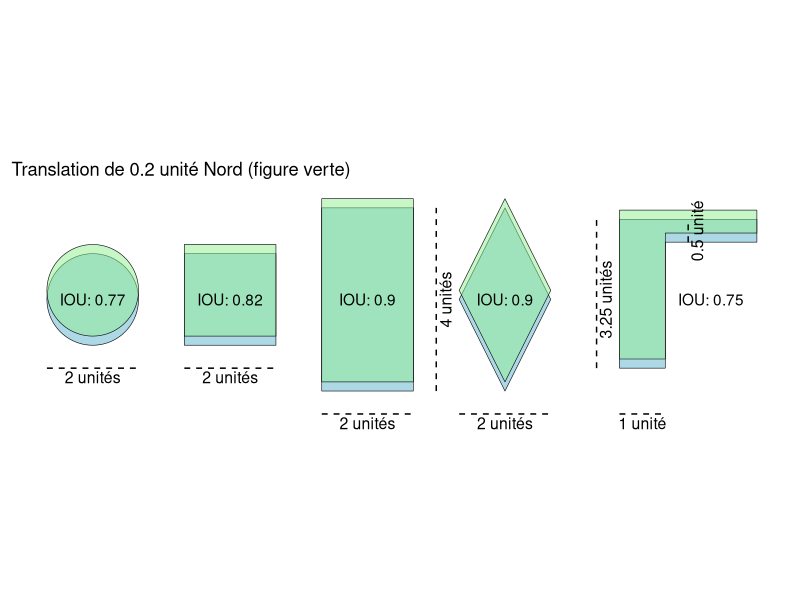
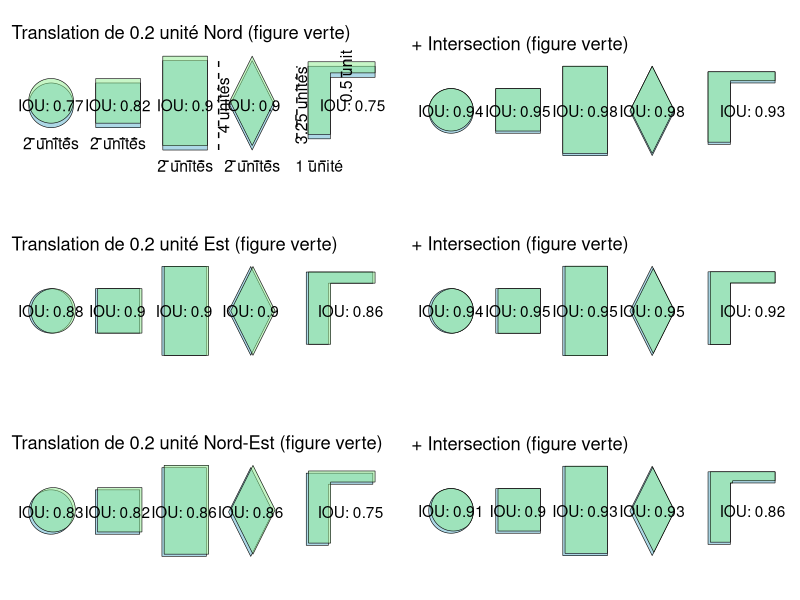

These figures' R source, in order: (Note: this script raises an error after producing the figures.)
## ---- chunk 1
knitr::opts_chunk$set(echo = TRUE)
rm(list = ls())
## ---- chunk 2
library(sf)
library(ggplot2)
library(gridExtra)
## ---- chunk 3
calculate_iou <- function(geometry_avant, geometry_apres) {
  if (!st_is_empty(geometry_avant) & !st_is_empty(geometry_apres)) {
    
    intersection <- st_intersection(geometry_avant, geometry_apres)
    
    if (length(intersection) == 0) {
      return(0) # Si les géométries ne s'intersectent pas du tout, IoU est 0
    }
    
    area_intersection <- st_area(intersection)
    union <- st_union(geometry_avant, geometry_apres)
    area_union <- st_area(union)
    
    return(as.numeric(area_intersection / area_union))
  } else {
    return(NA)
  }
}

calculate_iou_ajust <- function(geometry_avant, geometry_apres) {
  if (!st_is_empty(geometry_avant) & !st_is_empty(geometry_apres)) {
    # Calculer l'ajustement de la géométrie_avant
    centroid_apres <- st_centroid(geometry_apres)
    centroid_avant <- st_centroid(geometry_avant)
    translation_vector <- st_coordinates(centroid_apres)[1, 1:2] - st_coordinates(centroid_avant)[1, 1:2]
    geometry_avant_ajust <- st_geometry(geometry_avant) + translation_vector
    iou_ajust <- calculate_iou(st_set_crs(geometry_avant_ajust, 2154), geometry_apres)
    
    return(iou_ajust)
  } else {
    return(NA)
  }
}
## ---- chunk 4
create_circle <- function(center, radius, n_points = 100) {
  angles <- seq(0, 2 * pi, length.out = n_points)
  circle_points <- cbind(center[1] + radius * cos(angles),
                         center[2] + radius * sin(angles))
  # Assurez-vous que le polygone est fermé en répétant le premier point à la fin
  circle_points <- rbind(circle_points, circle_points[1,])
  circle <- st_polygon(list(circle_points))
  return(circle)
}

create_square <- function(center, side_length) {
  half_side <- side_length / 2
  square <- st_polygon(list(rbind(c(center[1] - half_side, center[2] - half_side),
                                  c(center[1] + half_side, center[2] - half_side),
                                  c(center[1] + half_side, center[2] + half_side),
                                  c(center[1] - half_side, center[2] + half_side),
                                  c(center[1] - half_side, center[2] - half_side))))
  return(square)
}

create_square <- function(center, side_length) {
  half_side <- side_length / 2
  square <- st_polygon(list(rbind(c(center[1] - half_side, center[2] - half_side),
                                  c(center[1] + half_side, center[2] - half_side),
                                  c(center[1] + half_side, center[2] + half_side),
                                  c(center[1] - half_side, center[2] + half_side),
                                  c(center[1] - half_side, center[2] - half_side))))
  return(square)
}

create_rectangle <- function(center, width, height) {
  half_width <- width / 2
  half_height <- height / 2
  rectangle <- st_polygon(list(rbind(c(center[1] - half_width, center[2] - half_height),
                                     c(center[1] + half_width, center[2] - half_height),
                                     c(center[1] + half_width, center[2] + half_height),
                                     c(center[1] - half_width, center[2] + half_height),
                                     c(center[1] - half_width, center[2] - half_height))))
  return(rectangle)
}

create_diamond <- function(center, width, height) {
  half_width <- width / 2
  half_height <- height / 2
  diamond <- st_polygon(list(rbind(c(center[1], center[2] - half_height),
                                   c(center[1] + half_width, center[2]),
                                   c(center[1], center[2] + half_height),
                                   c(center[1] - half_width, center[2]),
                                   c(center[1], center[2] - half_height))))
  return(diamond)
}

## ---- chunk 5

# Définir les centres pour espacer les formes
centers_1 <- list(
  circle_center = c(0, 0),
  square_center = c(3, 0),
  rectangle_center = c(6, 0),
  diamond_center = c(9, 0),
  L_b_center = c(12, 0),
  L_h_center = c(13, 1.5)
)

centers_2 <- list(
  circle_center = c(0, 0.2),
  square_center = c(3, 0.2),
  rectangle_center = c(6, 0.2),
  diamond_center = c(9, 0.2),
  L_b_center = c(12, 0.2),
  L_h_center = c(13, 1.7)
)

# Créer les formes avec les centres espacés
circle_1 <- create_circle(centers_1$circle_center, radius = 1)
square_1 <- create_square(centers_1$square_center, side_length = 2)
rectangle_1 <- create_rectangle(centers_1$rectangle_center, width = 2, height = 4)
diamond_1 <- create_diamond(centers_1$diamond_center, width = 2, height = 4)
L_b <- create_rectangle(centers_1$L_b_center, width = 1, height = 3)
L_h <- create_rectangle(centers_1$L_h_center, width = 3, height = 0.5)

L_1 <- st_union(L_b, L_h)

geometries <- st_sfc(circle_1, square_1, rectangle_1, diamond_1, L_1, crs = 4326)
geometries_sf_1 <- st_sf(geometry = geometries)

circle_2 <- create_circle(centers_2$circle_center, radius = 1)
square_2 <- create_square(centers_2$square_center, side_length = 2)
rectangle_2 <- create_rectangle(centers_2$rectangle_center, width = 2, height = 4)
diamond_2 <- create_diamond(centers_2$diamond_center, width = 2, height = 4)
L_b <- create_rectangle(centers_2$L_b_center, width = 1, height = 3)
L_h <- create_rectangle(centers_2$L_h_center, width = 3, height = 0.5)

L_2 <- st_union(L_b, L_h)

geometries <- st_sfc(circle_2, square_2, rectangle_2, diamond_2, L_2, crs = 4326)
geometries_sf_2 <- st_sf(geometry = geometries)

iou <- list(
  circle = calculate_iou(circle_1, circle_2),
  square = calculate_iou(square_1, square_2),
  rectangle = calculate_iou(rectangle_1, rectangle_2),
  diamond = calculate_iou(rectangle_1, rectangle_2),
  L = calculate_iou(L_1, L_2)
)

# Affichage avec ggplot2
plot1 <- ggplot() +
  geom_sf(data = geometries_sf_1, fill = 'lightblue', color = 'black') +
  geom_sf(data = geometries_sf_2, fill = 'lightgreen', color = 'black', alpha = 0.5) +
  theme_minimal() +
  ggtitle("Translation de 0.2 unité Nord (figure verte)") +
  
  # Annotation pour le cercle (diamètre)
  geom_segment(aes(x = -1, y = -1.5, xend = 1, yend = -1.5), color = "black", linetype = "dashed") + 
  annotate("text", x = 0, y = -1.7, label = "2 unités", color = "black", size = 4) +
  
  # Annotation pour le carré (côté)
  geom_segment(aes(x = 2, y = -1.5, xend = 4, yend = -1.5), color = "black", linetype = "dashed") + 
  annotate("text", x = 3, y = -1.7, label = "2 unités", color = "black", size = 4) +
  
  # Annotation pour le rectangle (largeur et hauteur)
  geom_segment(aes(x = 5, y = -2.5, xend = 7, yend = -2.5), color = "black", linetype = "dashed") + 
  annotate("text", x = 6, y = -2.7, label = "2 unités", color = "black", size = 4) +
  geom_segment(aes(x = 7.5, y = -2, xend = 7.5, yend = 2), color = "black", linetype = "dashed") + 
  annotate("text", x = 7.7, y = 0, label = "4 unités", color = "black", size = 4, angle = 90) +
  
  # Annotation pour le losange (largeur et hauteur)
  geom_segment(aes(x = 8, y = -2.5, xend = 10, yend = -2.5), color = "black", linetype = "dashed") + 
  annotate("text", x = 9, y = -2.7, label = "2 unités", color = "black", size = 4) +
  
  # Annotation pour le L (largeur et hauteur)
  geom_segment(aes(x = 11, y = -1.5, xend = 11, yend = 1.75), color = "black", linetype = "dashed") + 
  annotate("text", x = 11.2, y = 0, label = "3.25 unités", color = "black", size = 4, angle = 90) +
  
  geom_segment(aes(x = 11.5, y = -2.5, xend = 12.5, yend = -2.5), color = "black", linetype = "dashed") + 
  annotate("text", x = 12, y = -2.7, label = "1 unité", color = "black", size = 4) +
  
  geom_segment(aes(x = 13, y = 1.25, xend = 13, yend = 1.75), color = "black", linetype = "dashed") + 
  annotate("text", x = 13.2, y = 1.5, label = "0.5 unité", color = "black", size = 4, angle = 90) +
  
  # Annotations des IOU
  annotate("text", x = 0, y = 0, label = paste0("IOU: ", round(iou$circle, 2)), color = "black") +
  annotate("text", x = 3, y = 0, label = paste0("IOU: ", round(iou$square, 2)), color = "black") +
  annotate("text", x = 6, y = 0, label = paste0("IOU: ", round(iou$rectangle, 2)), color = "black") +
  annotate("text", x = 9, y = 0, label = paste0("IOU: ", round(iou$diamond, 2)), color = "black") +
  annotate("text", x = 13.5, y = 0, label = paste0("IOU: ", round(iou$L, 2)), color = "black") +
  
  # Suppression des axes et de la grille
  theme(
    axis.title.x = element_blank(),
    axis.title.y = element_blank(),
    axis.text.x = element_blank(),
    axis.text.y = element_blank(),
    axis.ticks.x = element_blank(),
    axis.ticks.y = element_blank(),
    panel.grid = element_blank()
  )

plot1
## ---- chunk 6

# Définir les centres pour espacer les formes
centers_2 <- list(
  circle_center = c(0, 0.1),
  square_center = c(3, 0.1),
  rectangle_center = c(6, 0.1),
  diamond_center = c(9, 0.1),
  L_b_center = c(12, 0.1),
  L_h_center = c(13, 1.6)
)

circle_2 <- create_circle(centers_2$circle_center, radius = 1)
square_2 <- create_square(centers_2$square_center, side_length = 2)
rectangle_2 <- create_rectangle(centers_2$rectangle_center, width = 2, height = 4)
diamond_2 <- create_diamond(centers_2$diamond_center, width = 2, height = 4)
L_b <- create_rectangle(centers_2$L_b_center, width = 1, height = 3)
L_h <- create_rectangle(centers_2$L_h_center, width = 3, height = 0.5)

L_2 <- st_union(L_b, L_h)


circle_2 <- st_intersection(circle_1, circle_2)
square_2 <- st_intersection(square_1, square_2)
rectangle_2 <- st_intersection(rectangle_1, rectangle_2)
diamond_2 <- st_intersection(diamond_1, diamond_2)
L_2 <- st_intersection(L_1, L_2)

geometries <- st_sfc(circle_2, square_2, rectangle_2, diamond_2, L_2, crs = 4326)
geometries_sf_2 <- st_sf(geometry = geometries)

iou <- list(
  circle = calculate_iou(circle_1, circle_2),
  square = calculate_iou(square_1, square_2),
  rectangle = calculate_iou(rectangle_1, rectangle_2),
  diamond = calculate_iou(rectangle_1, rectangle_2),
  L = calculate_iou(L_1, L_2)
)

# Affichage avec ggplot2
plot2 <- ggplot() +
  geom_sf(data = geometries_sf_1, fill = 'lightblue', color = 'black') +
  geom_sf(data = geometries_sf_2, fill = 'lightgreen', color = 'black', alpha= 0.5) +
  theme_minimal() +
  ggtitle("+ Intersection (figure verte)") +
  annotate("text", x = 0, y = 0, label = paste0("IOU: ", round(iou$circle, 2)), color = "black") +
  annotate("text", x = 3, y = 0, label = paste0("IOU: ", round(iou$square, 2)), color = "black",) +
  annotate("text", x = 6, y = 0, label = paste0("IOU: ", round(iou$rectangle, 2)), color = "black") +
  annotate("text", x = 9, y = 0, label = paste0("IOU: ", round(iou$diamond, 2)), color = "black") +
  annotate("text", x = 13.5, y = 0, label = paste0("IOU: ", round(iou$L, 2)), color = "black") +
  theme(
    axis.title.x = element_blank(),  # Enlever le titre de l'axe x
    axis.title.y = element_blank(),  # Enlever le titre de l'axe y
    axis.text.x = element_blank(),   # Enlever le texte de l'axe x
    axis.text.y = element_blank(),   # Enlever le texte de l'axe y
    axis.ticks.x = element_blank(),  # Enlever les graduations de l'axe x
    axis.ticks.y = element_blank(),  # Enlever les graduations de l'axe y
    panel.grid = element_blank()     # Enlever les lignes de la grille
  )

## ---- chunk 7

# Définir les centres pour espacer les formes
centers_2 <- list(
  circle_center = c(0.1, 0),
  square_center = c(3.1, 0),
  rectangle_center = c(6.1, 0),
  diamond_center = c(9.1, 0),
  L_b_center = c(12.1, 0),
  L_h_center = c(13.1, 1.5)
)

circle_2 <- create_circle(centers_2$circle_center, radius = 1)
square_2 <- create_square(centers_2$square_center, side_length = 2)
rectangle_2 <- create_rectangle(centers_2$rectangle_center, width = 2, height = 4)
diamond_2 <- create_diamond(centers_2$diamond_center, width = 2, height = 4)
L_b <- create_rectangle(centers_2$L_b_center, width = 1, height = 3)
L_h <- create_rectangle(centers_2$L_h_center, width = 3, height = 0.5)

L_2 <- st_union(L_b, L_h)

geometries <- st_sfc(circle_2, square_2, rectangle_2, diamond_2, L_2, crs = 4326)
geometries_sf_2 <- st_sf(geometry = geometries)

iou <- list(
  circle = calculate_iou(circle_1, circle_2),
  square = calculate_iou(square_1, square_2),
  rectangle = calculate_iou(rectangle_1, rectangle_2),
  diamond = calculate_iou(rectangle_1, rectangle_2),
  L = calculate_iou(L_1, L_2)
)

# Affichage avec ggplot2
plot3 <- ggplot() +
  geom_sf(data = geometries_sf_1, fill = 'lightblue', color = 'black') +
  geom_sf(data = geometries_sf_2, fill = 'lightgreen', color = 'black', alpha= 0.5) +
  theme_minimal() +
  ggtitle("Translation de 0.2 unité Est (figure verte)") +
  annotate("text", x = 0, y = 0, label = paste0("IOU: ", round(iou$circle, 2)), color = "black") +
  annotate("text", x = 3, y = 0, label = paste0("IOU: ", round(iou$square, 2)), color = "black",) +
  annotate("text", x = 6, y = 0, label = paste0("IOU: ", round(iou$rectangle, 2)), color = "black") +
  annotate("text", x = 9, y = 0, label = paste0("IOU: ", round(iou$diamond, 2)), color = "black") +
  annotate("text", x = 13.5, y = 0, label = paste0("IOU: ", round(iou$L, 2)), color = "black") +
  theme(
    axis.title.x = element_blank(),  # Enlever le titre de l'axe x
    axis.title.y = element_blank(),  # Enlever le titre de l'axe y
    axis.text.x = element_blank(),   # Enlever le texte de l'axe x
    axis.text.y = element_blank(),   # Enlever le texte de l'axe y
    axis.ticks.x = element_blank(),  # Enlever les graduations de l'axe x
    axis.ticks.y = element_blank(),  # Enlever les graduations de l'axe y
    panel.grid = element_blank()     # Enlever les lignes de la grille
  )

## ---- chunk 8

# Définir les centres pour espacer les formes
centers_2 <- list(
  circle_center = c(0.1, 0),
  square_center = c(3.1, 0),
  rectangle_center = c(6.1, 0),
  diamond_center = c(9.1, 0),
  L_b_center = c(12.1, 0),
  L_h_center = c(13.1, 1.5)
)

circle_2 <- create_circle(centers_2$circle_center, radius = 1)
square_2 <- create_square(centers_2$square_center, side_length = 2)
rectangle_2 <- create_rectangle(centers_2$rectangle_center, width = 2, height = 4)
diamond_2 <- create_diamond(centers_2$diamond_center, width = 2, height = 4)
L_b <- create_rectangle(centers_2$L_b_center, width = 1, height = 3)
L_h <- create_rectangle(centers_2$L_h_center, width = 3, height = 0.5)

L_2 <- st_union(L_b, L_h)

circle_2 <- st_intersection(circle_1, circle_2)
square_2 <- st_intersection(square_1, square_2)
rectangle_2 <- st_intersection(rectangle_1, rectangle_2)
diamond_2 <- st_intersection(diamond_1, diamond_2)
L_2 <- st_intersection(L_1, L_2)

geometries <- st_sfc(circle_2, square_2, rectangle_2, diamond_2, L_2, crs = 4326)
geometries_sf_2 <- st_sf(geometry = geometries)

iou <- list(
  circle = calculate_iou(circle_1, circle_2),
  square = calculate_iou(square_1, square_2),
  rectangle = calculate_iou(rectangle_1, rectangle_2),
  diamond = calculate_iou(rectangle_1, rectangle_2),
  L = calculate_iou(L_1, L_2)
)

# Affichage avec ggplot2
plot4 <- ggplot() +
  geom_sf(data = geometries_sf_1, fill = 'lightblue', color = 'black') +
  geom_sf(data = geometries_sf_2, fill = 'lightgreen', color = 'black', alpha= 0.5) +
  theme_minimal() +
  ggtitle("+ Intersection (figure verte)") +
  annotate("text", x = 0, y = 0, label = paste0("IOU: ", round(iou$circle, 2)), color = "black") +
  annotate("text", x = 3, y = 0, label = paste0("IOU: ", round(iou$square, 2)), color = "black",) +
  annotate("text", x = 6, y = 0, label = paste0("IOU: ", round(iou$rectangle, 2)), color = "black") +
  annotate("text", x = 9, y = 0, label = paste0("IOU: ", round(iou$diamond, 2)), color = "black") +
  annotate("text", x = 13.5, y = 0, label = paste0("IOU: ", round(iou$L, 2)), color = "black") +
  theme(
    axis.title.x = element_blank(),  # Enlever le titre de l'axe x
    axis.title.y = element_blank(),  # Enlever le titre de l'axe y
    axis.text.x = element_blank(),   # Enlever le texte de l'axe x
    axis.text.y = element_blank(),   # Enlever le texte de l'axe y
    axis.ticks.x = element_blank(),  # Enlever les graduations de l'axe x
    axis.ticks.y = element_blank(),  # Enlever les graduations de l'axe y
    panel.grid = element_blank()     # Enlever les lignes de la grille
  )

## ---- chunk 9

# Définir les centres pour espacer les formes
centers_2 <- list(
  circle_center = c(0.1, 0.1),
  square_center = c(3.1, 0.1),
  rectangle_center = c(6.1, 0.1),
  diamond_center = c(9.1, 0.1),
  L_b_center = c(12.1, 0.1),
  L_h_center = c(13.1, 1.6)
)

circle_2 <- create_circle(centers_2$circle_center, radius = 1)
square_2 <- create_square(centers_2$square_center, side_length = 2)
rectangle_2 <- create_rectangle(centers_2$rectangle_center, width = 2, height = 4)
diamond_2 <- create_diamond(centers_2$diamond_center, width = 2, height = 4)
L_b <- create_rectangle(centers_2$L_b_center, width = 1, height = 3)
L_h <- create_rectangle(centers_2$L_h_center, width = 3, height = 0.5)

L_2 <- st_union(L_b, L_h)

geometries <- st_sfc(circle_2, square_2, rectangle_2, diamond_2, L_2, crs = 4326)
geometries_sf_2 <- st_sf(geometry = geometries)

iou <- list(
  circle = calculate_iou(circle_1, circle_2),
  square = calculate_iou(square_1, square_2),
  rectangle = calculate_iou(rectangle_1, rectangle_2),
  diamond = calculate_iou(rectangle_1, rectangle_2),
  L = calculate_iou(L_1, L_2)
)

# Affichage avec ggplot2
plot5 <- ggplot() +
  geom_sf(data = geometries_sf_1, fill = 'lightblue', color = 'black') +
  geom_sf(data = geometries_sf_2, fill = 'lightgreen', color = 'black', alpha= 0.5) +
  theme_minimal() +
  ggtitle("Translation de 0.2 unité Nord-Est (figure verte)") +
  annotate("text", x = 0, y = 0, label = paste0("IOU: ", round(iou$circle, 2)), color = "black") +
  annotate("text", x = 3, y = 0, label = paste0("IOU: ", round(iou$square, 2)), color = "black",) +
  annotate("text", x = 6, y = 0, label = paste0("IOU: ", round(iou$rectangle, 2)), color = "black") +
  annotate("text", x = 9, y = 0, label = paste0("IOU: ", round(iou$diamond, 2)), color = "black") +
  annotate("text", x = 13.5, y = 0, label = paste0("IOU: ", round(iou$L, 2)), color = "black") +
  theme(
    axis.title.x = element_blank(),  # Enlever le titre de l'axe x
    axis.title.y = element_blank(),  # Enlever le titre de l'axe y
    axis.text.x = element_blank(),   # Enlever le texte de l'axe x
    axis.text.y = element_blank(),   # Enlever le texte de l'axe y
    axis.ticks.x = element_blank(),  # Enlever les graduations de l'axe x
    axis.ticks.y = element_blank(),  # Enlever les graduations de l'axe y
    panel.grid = element_blank()     # Enlever les lignes de la grille
  )

## ---- chunk 10

centers_2 <- list(
  circle_center = c(0.1, 0.1),
  square_center = c(3.1, 0.1),
  rectangle_center = c(6.1, 0.1),
  diamond_center = c(9.1, 0.1),
  L_b_center = c(12.1, 0.1),
  L_h_center = c(13.1, 1.6)
)

circle_2 <- create_circle(centers_2$circle_center, radius = 1)
square_2 <- create_square(centers_2$square_center, side_length = 2)
rectangle_2 <- create_rectangle(centers_2$rectangle_center, width = 2, height = 4)
diamond_2 <- create_diamond(centers_2$diamond_center, width = 2, height = 4)
L_b <- create_rectangle(centers_2$L_b_center, width = 1, height = 3)
L_h <- create_rectangle(centers_2$L_h_center, width = 3, height = 0.5)

L_2 <- st_union(L_b, L_h)

circle_2 <- st_intersection(circle_1, circle_2)
square_2 <- st_intersection(square_1, square_2)
rectangle_2 <- st_intersection(rectangle_1, rectangle_2)
diamond_2 <- st_intersection(diamond_1, diamond_2)
L_2 <- st_intersection(L_1, L_2)

geometries <- st_sfc(circle_2, square_2, rectangle_2, diamond_2, L_2, crs = 4326)
geometries_sf_2 <- st_sf(geometry = geometries)

iou <- list(
  circle = calculate_iou(circle_1, circle_2),
  square = calculate_iou(square_1, square_2),
  rectangle = calculate_iou(rectangle_1, rectangle_2),
  diamond = calculate_iou(rectangle_1, rectangle_2),
  L = calculate_iou(L_1, L_2)
)

# Affichage avec ggplot2
plot6 <- ggplot() +
  geom_sf(data = geometries_sf_1, fill = 'lightblue', color = 'black') +
  geom_sf(data = geometries_sf_2, fill = 'lightgreen', color = 'black', alpha= 0.5) +
  theme_minimal() +
  ggtitle("+ Intersection (figure verte)") +
  annotate("text", x = 0, y = 0, label = paste0("IOU: ", round(iou$circle, 2)), color = "black") +
  annotate("text", x = 3, y = 0, label = paste0("IOU: ", round(iou$square, 2)), color = "black",) +
  annotate("text", x = 6, y = 0, label = paste0("IOU: ", round(iou$rectangle, 2)), color = "black") +
  annotate("text", x = 9, y = 0, label = paste0("IOU: ", round(iou$diamond, 2)), color = "black") +
  annotate("text", x = 13.5, y = 0, label = paste0("IOU: ", round(iou$L, 2)), color = "black") +
  theme(
    axis.title.x = element_blank(),  # Enlever le titre de l'axe x
    axis.title.y = element_blank(),  # Enlever le titre de l'axe y
    axis.text.x = element_blank(),   # Enlever le texte de l'axe x
    axis.text.y = element_blank(),   # Enlever le texte de l'axe y
    axis.ticks.x = element_blank(),  # Enlever les graduations de l'axe x
    axis.ticks.y = element_blank(),  # Enlever les graduations de l'axe y
    panel.grid = element_blank()     # Enlever les lignes de la grille
  )

## ---- chunk 11
plot <- grid.arrange(plot1, plot2, plot3, plot4, plot5, plot6, ncol = 2)
ggsave("../www/Forme_iou_translation.png", plot = plot, width = 14, height = 8, dpi = 300)
